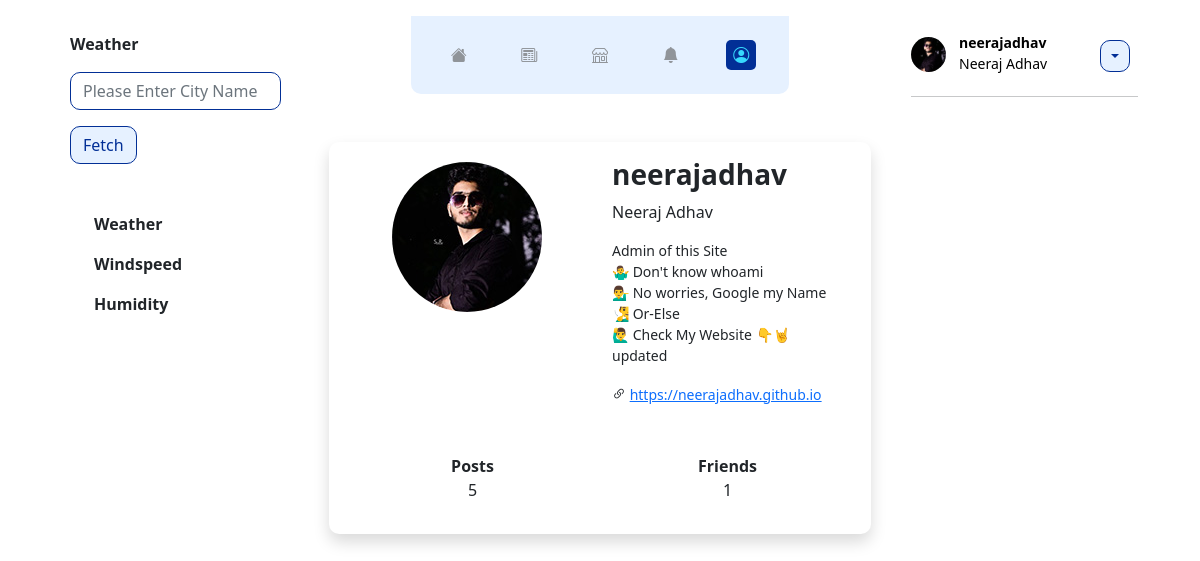
/profile/ (signed in), run on the app's committed database.
### home/models.py (models this page shows, shortened)
class Profile(models.Model):
    first_name = models.CharField(max_length=50, blank=True, null=True)
    last_name = models.CharField(max_length=50, blank=True, null=True)
    user = models.OneToOneField(User, on_delete=models.CASCADE)
    bio = models.TextField(max_length=500, blank=True)
    location = models.CharField(max_length=30, blank=True)
    website = models.URLField(blank=True)
    birth_date = models.DateField(null=True, blank=True)
    image = models.ImageField(default='default.png', upload_to='profile_pics')
    friends = models.ManyToManyField(User, blank=True, related_name='friends')
    created = models.DateTimeField(auto_now_add=True)
    updated = models.DateTimeField(auto_now=True)
    slug = models.SlugField(max_length = 250, null = True, blank = True)
    def get_friends_count(self):
        return self.friends.count()
    def get_posts_no(self):
        return self.posts.all().count()
    objects = ProfileManager()

### home/views.py (the view)
# urls.py: path('profile/', views.profile, name='profile'),
def profile(request):
    if request.user.is_authenticated:
        obj = Profile.objects.get(user=request.user)
        context = {
            'obj': obj,
        }
        return render(request, 'home/profile.html', context)
    else:
        return redirect('/')

### home/templates/home/profile.html (shortened to what this page needs)
{% extends "home/base.html" %}
{% block maincontent %}
<div class="card p-3 mt-lg-5 mt-4 border-0 shadow" style="border-radius: 10px;">
    <div class="row">
        <center class="col-lg-6 p-1 col-5">
            <img src="{{ user.profile.image.url }}" class="img-fluid rounded-circle" style="width: 150px; max-height: 150px;" alt="{{ user.username }}">
            <br><br>
        </center>
        <div class="col-lg-6 col-7">
            <h3 class="card-title">
                <b>{{ user.username }}</b>
            </h3>
            {% if obj.first_name %}
            <p> {{ obj.first_name }} {{ user.profile.last_name }} </p>
            {% endif %}
            <small>
                {{ user.profile.bio|linebreaks }}
                {% if user.profile.website %}
                    <i class="bi bi-link-45deg"></i> {{ user.profile.website|urlize }}
                {% endif %}
            </small>
        </div>
    </div>
    <table class="table table-borderless mt-5">
        <tr class="text-center">
            <td class="p-0 col-6"><b>Posts</b></td>
            <td class="p-0 col-6"><b>Friends</b></td>
        </tr>
        <tr class="text-center">
            <td class="p-0 col-6">{{ obj.get_posts_no }}</td>
            <td class="p-0 col-6">{{ obj.get_friends_count }}</td>
        </tr>
    </table>
</div>
{% endblock %}

### home/templates/home/right-side.html (shortened to what this page needs)
{% load static %}
<table class="table table-borderless">
    <tr>
    <td style="width: 40px; padding: 0px; padding-top: 5px;">
        <a href="{% url 'profile' %}" style="text-decoration: none; color: black;">
        <img src="{{ user.profile.image.url }}" class="img-fluid rounded-circle" style="width: 35px; height: 35px;" alt="{{ user.username }}">
        </a>
    </td>
    <td class="py-0" style="line-height: 20px;">
        <a href="{% url 'profile' %}" style="text-decoration: none; color: black;">
        <small class="card-title">
            <b>{{ user.username }}</b>
        </small><br>
        {% if user.profile.first_name %}
        <small> {{ user.profile.first_name }} {{ user.profile.last_name }} </small>
        {% endif %}
        </a>
    </td>
    <td>
        <div class="dropdown float-end">
        <button class="btn btn-secondary dropdown-toggle top-tab inactive-btn text-center" type="button" id="navdrop" data-bs-toggle="dropdown" aria-expanded="false"></button>
        </div>
    </td>
    </tr>
</table>
<hr>

### static/css/main.css (style rules this page uses)
.top-tab { width: 30px; padding: 3px; margin: 0px auto; color: #909499; border-radius: 5px; cursor: pointer; }
.inactive-btn { border-radius: 10px; background-color: #e6f1ff; border-color: #022f96; color: #022f96; }

### data on the page
Profile: first_name "Neeraj", get_posts_no "5", get_friends_count "1"

### other printed values
{{ user.username }} "neerajadhav"
{{ user.profile.last_name }} "Adhav"
{{ user.profile.bio|linebreaks }} "Admin of this Site 🤷‍♂️ Don't know whoami 💁‍♂️ No worries, Google my Name 🧏‍♂️ Or-Else 🙋‍♂️ Check My Website 👇🤘 updated"
{{ user.profile.website|urlize }} "https://neerajadhav.github.io"
{{ user.profile.first_name }} "Neeraj"
